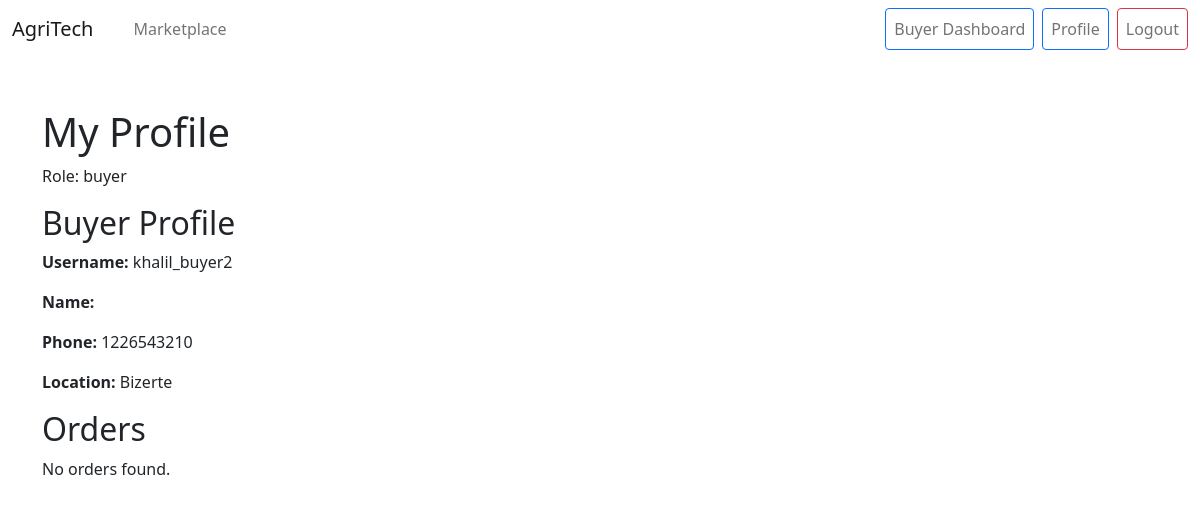
/marketplace/profile/ (signed in), run on the app's committed database.
### marketplace/models.py (models this page shows, shortened)
class UserProfile(models.Model):
    user = models.OneToOneField(User, on_delete=models.CASCADE)
    ROLE_CHOICES = (
        ('farmer', 'Farmer'),
        ('sponsor', 'Sponsor'),
        ('buyer', 'Buyer'),
    )
    role = models.CharField(max_length=10, choices=ROLE_CHOICES)
    created_at = models.DateTimeField(auto_now_add=True)
    updated_at = models.DateTimeField(auto_now=True)

class Buyer(models.Model):
    profile = models.ForeignKey(UserProfile, on_delete=models.CASCADE, related_name='buyer_profiles', limit_choices_to={'role': 'buyer'})
    phone_number = models.CharField(max_length=15)
    location = models.CharField(max_length=100)
    created_at = models.DateTimeField(auto_now_add=True)
    updated_at = models.DateTimeField(auto_now=True)

### marketplace/views.py (the view)
# urls.py: path('profile/', views.user_profile, name='user_profile'),
@login_required
def user_profile(request):
    user = request.user
    try:
        profile = UserProfile.objects.get(user=user)
        if profile.role == 'buyer':
            buyer = Buyer.objects.get(profile=profile)
            orders = Order.objects.filter(buyer=buyer)
            context = {'profile': buyer, 'orders': orders, 'profile_type': 'buyer'}
        elif profile.role == 'farmer':
            farmer = Farmer.objects.get(profile=profile)
            produce_items = Produce.objects.filter(farmer=farmer)
            orders = Order.objects.filter(produce__farmer=farmer)
            context = {'profile': farmer, 'produce_items': produce_items, 'orders': orders, 'profile_type': 'farmer'}
        elif profile.role == 'sponsor':
            sponsor = Sponsor.objects.get(profile=profile)
            context = {'profile': sponsor, 'profile_type': 'sponsor'}
        else:
            return redirect('marketplace:marketplace_home')
        return render(request, 'marketplace/user_profile.html', context)
    except UserProfile.DoesNotExist:
        return redirect('marketplace:marketplace_home')

### templates/marketplace/user_profile.html (shortened to what this page needs)
{% extends 'base.html' %}
{% block content %}
<h1>My Profile</h1>
<p>Role: {{ profile_type }}</p>
{% if profile_type == 'farmer' %}
    <h2>Crops</h2>
    {% if produce_items %}
        {% for item in produce_items %}
            <p>{{ item.name }} - {{ item.quantity }} {{ item.unit }} at {{ item.price_per_unit }} per unit</p>
        {% endfor %}
    {% else %}
        <p>No crops listed yet.</p>
    {% endif %}
{% elif profile_type == 'buyer' %}
    <h2>Buyer Profile</h2>
    <p><strong>Username:</strong> {{ profile.profile.user.username }}</p>
    <p><strong>Name:</strong> {{ profile.profile.user.first_name }} {{ profile.profile.user.last_name }}</p>
    <p><strong>Phone:</strong> {{ profile.phone_number }}</p>
    <p><strong>Location:</strong> {{ profile.location }}</p>
{% endif %}
<h2>Orders</h2>
{% if orders %}
    {% for order in orders %}
        <p>Order #{{ order.id }} - Status: {{ order.status }}</p>
    {% endfor %}
{% else %}
    <p>No orders found.</p>
{% endif %}
{% endblock %}

### data on the page
UserProfile: role "buyer"
Buyer: profile.user.username "khalil_buyer2", phone_number "1226543210", location "Bizerte"
